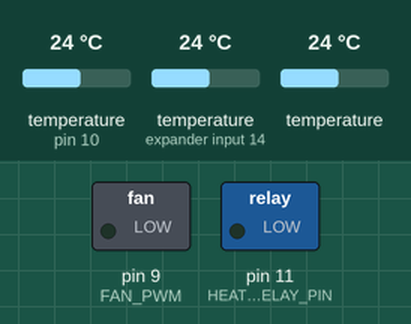
Recording of a program running on a simulated Arduino Pro Mini, built with avr-gcc and run on an emulated ATmega328P. On the bench: switched loads named in the program (green lamp = pin HIGH). The inputs (shaded band) are chosen by the test bench; at power-on: temperature (sensors on pin 10, expander input 14) 24 °C, temperature 24 °C. What the program prints to the serial monitor is not drawn.

Above: at 0.1 s.
At 7.1 s:
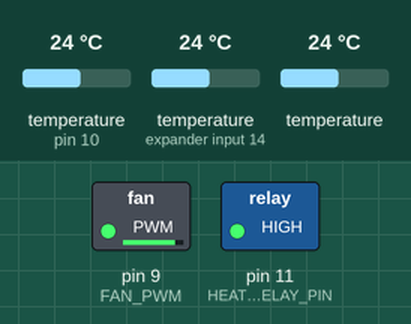
7.2 s: temperature (sensor on pin 10) set to 32.4 °C
11.6 s: temperature (sensor on pin 10) set to 33.6 °C
At 13.0 s:
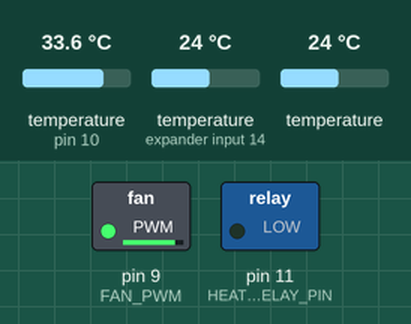
Timing chart, 0 to 14.6 s (numbered marks = the images above; inputs shaded):
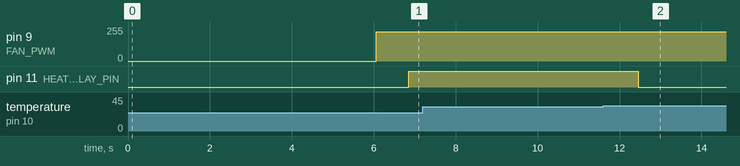

The program:

main.cpp
```cpp
/*
 * @file main.cpp
 *
 * This code works as a controller for box that is to keep its internal
 * temperature stable.
 *
 * @author Hans V. Rasmussen <angdeclo@gmail.com>
 */


// ##########################################
// ##              Includes                ##
// ##########################################

#include <Arduino.h>
#include <OneWire.h>
#include <ArduinoJson.h>
#include <Streaming.h>

#include "config.h"
#include "sensor_util.h"


// ##########################################
// ##   Objects and Function Declaraions   ##
// ##########################################

// Function that takes over the main loop and gives full control of the device.
void debugMode(SensorUtil *sensors, DeviceAddress devices[], uint8_t dev_elements);


// ##########################################
// ##                Setup                 ##
// ##########################################

// ===========
// Reconstructing main as found in
// https://github.com/arduino/ArduinoCore-avr/blob/master/cores/arduino/main.cpp
// ===========

// Declared weak in Arduino.h to allow user redefinitions.
int atexit(void (* /*func*/ )()) { return 0; }

// Weak empty variant initialization function.
// May be redefined by variant files.
void initVariant() __attribute__((weak));
void initVariant() { }

void setupUSB() __attribute__((weak));
void setupUSB() { }

int main(void)
{
	init();

	initVariant();

#if defined(USBCON)
	USBDevice.attach();
#endif

// ===========
// End of main reconstruction.
// ===========


    // ==== Serial ====
    Serial.begin(115200);
    Serial << "\nSerial initialized!\n\n\n";


    // ==== Local Variables ====
    bool relay_state = false;   // Bool which saves the current state of the relay.
    uint8_t fan_value = 220;    // Fan speed from 100 to 255. <100 is off.
    //const double temperature_setpoint = DESIRED_TEMPERATURE + TEMPERATURE_OFFSET;

    // Onewire initialization
    OneWire oneWire(10);  // on pin 10 (a 4.7K pull-up resistor is necessary).

    // Delay to allow us to turn on any logging scripts that we might have.
    delay(5000);


    // ==== OneWire sensors ====
    Serial << "Initializing OneWire sensors...\n";
    SensorUtil sensors(&oneWire);
    sensors.begin();

    struct
    {
        DeviceAddress inLower = SENSOR_INSIDE_LOWER;
        DeviceAddress inHigher = SENSOR_INSIDE_HIGHER;
        DeviceAddress outRef = SENSOR_OUTSIDE;
    } sensor;

    // Printing a short description of our sensors.
    Serial << "Device 0 Address: ";
    sensors.printAddress(sensor.inLower);
    Serial << "\nDevice 0 Description: Inside, low\n\n";

    Serial << "Device 1 Address: ";
    sensors.printAddress(sensor.inHigher);
    Serial << "\nDevice 1 Description: Inside, High\n\n";

    Serial << "Device 2 Address: ";
    sensors.printAddress(sensor.outRef);
    Serial << "\nDevice 2 Description: Outside, Reference\n\n\n";

    // set the resolution to 12 bit per device.
    // This results in <750ms reading time per sensor with
    // a resolution of 0.0625 degrees Celcius.
    sensors.setResolution(sensor.inLower, TEMPERATURE_PRECISION);
    sensors.setResolution(sensor.inHigher, TEMPERATURE_PRECISION);
    sensors.setResolution(sensor.outRef, TEMPERATURE_PRECISION);

    Serial << "Device 0 Resolution: " <<
            sensors.getResolution(sensor.inLower) << endl;
    Serial << "Device 1 Resolution: " <<
            sensors.getResolution(sensor.inHigher) << endl;
    Serial << "Device 2 Resolution: " <<
            sensors.getResolution(sensor.outRef) << endl;

    Serial << "OneWire sensors initialized!" << "\n\n";

    // ==== Exponential moving average setup ====
    float tempC_avg = ((sensors.getTempC(sensor.inLower)
                    + sensors.getTempC(sensor.inHigher))/2);

    // ==== Fan Control ====
    // Initialize PWM pin as PWM output.
    pinMode(FAN_PWM, OUTPUT);

    // ==== Heat Relay Control ====
    // Initialize IO pin as output.
    pinMode(HEAT_RELAY_PIN, OUTPUT);

    // Give advice on how to enter debugging more, and wait a second so the
    // user will have chance to read it.
    Serial << "For debugMode please press anykey.\n\n\n";
    delay(1000);

    // Turn on the fan. For now we'll just keep it constant.
    analogWrite(FAN_PWM, fan_value);


// ##########################################
// ##              Main Loop               ##
// ##########################################

	for (;;)
    {
        // Check if the user wants to enter debugmode.
        if (Serial.available() > 0)
        {
            DeviceAddress devices[] = { *sensor.inLower, *sensor.inHigher,
                                        *sensor.outRef};
            debugMode(&sensors, devices, 3);
        }

        // Read all the sensors, and find the mean of the inside sensors.
        sensors.requestTemperatures();
        float tempC_S0 = sensors.getTempC(sensor.inLower);
        float tempC_S1 = sensors.getTempC(sensor.inHigher);
        float tempC_S2 = sensors.getTempC(sensor.outRef);
        tempC_avg = (MOVING_WINDOW_ALPHA * ((tempC_S0 + tempC_S1)/2))
                    + ((1.0 - MOVING_WINDOW_ALPHA) * tempC_avg);

        // This is the actual control algorithm.
        // For now it simply turns the heating element on when the temperature.
        // falls below a deviation defined by the user,
        // and turns it off again once it surpasses this same deviation.
        if (tempC_avg < (DESIRED_TEMPERATURE - TEMPERATURE_DEVIATION))
        {
        digitalWrite(HEAT_RELAY_PIN, HIGH);
        relay_state = true;
        }
        else if (tempC_avg >= (DESIRED_TEMPERATURE + TEMPERATURE_DEVIATION))
        {
        digitalWrite(HEAT_RELAY_PIN, LOW);
        relay_state = false;
        }

        // Debugging and logging - Creates a JSON document and sends it over Serial.
        // This piece of code is mostly autogenerated using the ArduinoJson
        // Assistant: https://arduinojson.org/v6/assistant/
        // The following piece of JSON is used in step 2:
        /*
        {
        "ms": 1000000,
        "sensors": [
        {
        "sensor01": 00.000,
        "sensor02": 00.000,
        "sensor03": 00.000
        }
        ],
        "sensorMean": 00.000,
        "fan": 255,
        "heatingElement": 0
        }
        */
        StaticJsonDocument<96> doc;

        doc["ms"] = millis();
        JsonObject sensors_0 = doc["sensors"].createNestedObject();
        sensors_0["sensor00"] = tempC_S0;
        sensors_0["sensor01"] = tempC_S1;
        sensors_0["sensor02"] = tempC_S2;
        doc["sensorMean"] = tempC_avg;
        doc["fan"] = fan_value;
        doc["heatingElement"] = relay_state;

        serializeJson(doc, Serial);
        Serial.println();

        // From
        // https://github.com/arduino/ArduinoCore-avr/blob/master/cores/arduino/main.cpp
		if (serialEventRun) serialEventRun();
    }
    return 0;
}


// ##########################################
// ##               Functions              ##
// ##########################################

// Function that takes over the main loop and gives full control of the device.
void debugMode(SensorUtil *sensors, DeviceAddress devices[], uint8_t dev_elements)
{
    int debugmode_enabled = true;
    char rx_byte = 0;

    // Clear any input we might have
    if (Serial.available() > 0)
    {
        rx_byte = Serial.read();
    }

    // Print the table of choices, read the input, and decide on what to do
    while (debugmode_enabled)
    {
        Serial.println("\nCommands:\n");
        Serial.println("\t1 - Read temperature\n");
        Serial.println("\t2 - Set PWM\n");
        Serial.println("\t3 - Change relay state to on\n");
        Serial.println("\t4 - Change relay state to off\n");
        Serial.println("\t5 - Scan for OneWire sensors\n");
        Serial.println("\t0 - Exit debugMode and return to normal operation\n");
        Serial.println("Choice: ");

        // Wait for user input
        while(Serial.available() == 0)
        {
            delay(100);
        }

        // Once the user has sent a command, read and save it. This does not
        // actually need an if-stament, but I like making safeties.
        if (Serial.available() > 0)     // is a character available?
        {
            rx_byte = Serial.read();      // get the character
            Serial.print(rx_byte);
            Serial.print("\n");

            // check whether the recieved byte was valid, and execute the command
            if (rx_byte == '1')
            {
                Serial << "\nReading temperature sensors. Press anykey to return.";
                bool read_temp = 1;
                while (read_temp)
                {
                    sensors->requestTemperatures();
                    for (uint8_t i = 0; i < dev_elements; i++)
                    {
                        sensors->printData(devices[i]);
                    }
                    Serial.println();

                    // Checks for a character so that we can break free of this
                    // while loop
                    char rx_byte_alt = 0;
                    if (Serial.available() > 0)         // is a character available?
                    {
                        rx_byte_alt = Serial.read();    // get the character
                        read_temp = 0;
                    }
                }
            }
            else if (rx_byte == '2')
            {
                char rx_byte_alt = 0;
                String rx_str_alt = "";
                bool read_str = 1;

                Serial.print("\nPlease input PWM between 100 to 255: ");

                while (read_str)
                {
                    if (Serial.available() > 0)         // is a character available?
                    {
                        rx_byte_alt = Serial.read();    // get the character

                        if (rx_byte_alt != '\n')
                        {
                            // a character of the string was received
                            rx_str_alt += rx_byte_alt;
                            Serial.print(rx_byte_alt);
                        }
                        else
                        {
                            Serial.print("\nSetting pwm to ");
                            Serial.println(rx_str_alt.toInt());
                            Serial.println();
                            Serial.println();
                            analogWrite(FAN_PWM, rx_str_alt.toInt());
                            read_str = 0;
                        }
                    }
                }
            }
            else if (rx_byte == '3')
            {
                Serial.println("\nTurning on the relay...");
                digitalWrite(HEAT_RELAY_PIN, HIGH);
            }
            else if (rx_byte == '4')
            {
                Serial.println("\nTurning off the relay...");
                digitalWrite(HEAT_RELAY_PIN, LOW);
            }
            else if (rx_byte == '5')
            {
                sensors->findDevices(ONE_WIRE_BUS);
                Serial.println("\n//\n// End oneWireSearch.ino //");
                Serial.println();
            }
            else if (rx_byte == '0')
            {
                debugmode_enabled = false;
            }
            else
            {
                Serial.println("Command not recognized!");
            }
        }
    }

}
```

sensor_util.h
```cpp
/*
 * @file sensor_util.h
 *
 *	This header includes a class used for project specific interfacing with the
 *  DS18B20 temperature sensors.
 *
 * @author Hans V. Rasmussen <angdeclo@gmail.com>
 */
#pragma once

#include <OneWire.h>
#include <DallasTemperature.h>
#include "config.h"


class SensorUtil : public DallasTemperature
{
    public:
        using DallasTemperature::DallasTemperature;

        // Function to read out onewire addresses
        void printAddress(DeviceAddress deviceAddress);

        // Function to print the temperature for a onewire device
        void printTemperature(DeviceAddress deviceAddress);

        // Function to print the address and temperature for a onewire device
        void printData(DeviceAddress deviceAddress);

        // Function which searches the OneWire bus and prints results
        uint8_t findDevices(int pin);

    protected:
    private:
};
```

sensor_util.cpp
```cpp
#include "sensor_util.h"


void SensorUtil::printAddress(DeviceAddress deviceAddress)
{
    for (uint8_t i = 0; i < 8; i++)
    {
        if (deviceAddress[i] < 16) Serial.print("0");
        Serial.print(deviceAddress[i], HEX);
        Serial.print(" ");
    }
};


void SensorUtil::printTemperature(DeviceAddress deviceAddress)
{
    float tempC = getTempC(deviceAddress);
    if(tempC == DEVICE_DISCONNECTED_C)
    {
        Serial.println("Error: Could not read temperature data");
        return;
    }
    Serial.print("Temp C: ");
    Serial.print(tempC);
    Serial.print(" Temp F: ");
    Serial.print(DallasTemperature::toFahrenheit(tempC));
};


void SensorUtil::printData(DeviceAddress deviceAddress)
{
    Serial.print("Device Address: ");
    printAddress(deviceAddress);
    Serial.print(" ");
    printTemperature(deviceAddress);
    Serial.println();
};


uint8_t SensorUtil::findDevices(int pin)
{
    OneWire ow(pin);

    uint8_t address[8];
    uint8_t count = 0;


    if (ow.search(address))
    {
        Serial.print("\nuint8_t pin");
        Serial.print(pin, DEC);
        Serial.println("[][8] = {");
        do {
            count++;
            Serial.println("  {");
            for (uint8_t i = 0; i < 8; i++)
            {
                Serial.print("0x");
                if (address[i] < 0x10) Serial.print("0");
                Serial.print(address[i], HEX);
                if (i < 7) Serial.print(", ");
            }
            Serial.println("  },");
        } while (ow.search(address));

        Serial.println("};");
        Serial.print("// nr devices found: ");
        Serial.println(count);
    }
    return count;
};
```

config.h
```cpp
/*
 * @file config.h
 *
 *	Includes common configuration.
 *
 * @author Hans V. Rasmussen <angdeclo@gmail.com>
 */
#pragma once

#include <DallasTemperature.h>

// ##########################################
// ##               Settings               ##
// ##########################################
/*
 * This section defines the settings for the program, such as pin numbers and
 * operation modi.
 * For tuning the device, one would change DESIRED_TEMPERATURE and
 * TEMPERATURE_DEVIATION. As the heating element is rather quick to heat up
 * but needs a lot of time to cool down, the TEMPERATURE_OFFSET should be set
 * to the difference between the wanted value and average measured value.
 * If the measured value is lower than the wanted, then TEMPERATURE_OFFSET
 * needs to be positive.
*/

// Desired temperature in degrees celsius.
const double DESIRED_TEMPERATURE = 27;

// How much deviation (+-DESIRED_TEMPERATURE) is allowed before correcting.
const double TEMPERATURE_DEVIATION = 0.05;

// Offset from the desired temperature and average measured temperature,
// found by using the Graph_Plotter.py
const double TEMPERATURE_OFFSET = -0.4;

// Exponential moving window for evening out spikes in the temperature
// measurement.
#define MOVING_WINDOW_ALPHA     0.166

// Pin for onewire interface. The sensors are installed in series running
// without parasitic power.
#define ONE_WIRE_BUS            10

// Precision of the temperature sensor
// 09 equals a precision of 0.5C and measurement time <93.75ms
// 10 equals a precision of 0.25C and measurement time <187.5ms
// 11 equals a precision of 0.125C and measurement time <375ms
// 12 equals a precision of 0.0625C and measurement time <750ms
#define TEMPERATURE_PRECISION   12

// Pin on which to run the PWM for the motor controller in charge of the fan.
// The H-bridge is hard-wired.
#define FAN_PWM                 9

// Pin controlling the relay in charge of the heating element.
#define HEAT_RELAY_PIN          11

// Addresses for the sensors
#define SENSOR_INSIDE_LOWER     {0x28, 0x69, 0xA1, 0x69, 0x35, 0x19, 0x01, 0x5D}
#define SENSOR_INSIDE_HIGHER    {0x28, 0xD5, 0x55, 0x6B, 0x35, 0x19, 0x01, 0x99}
#define SENSOR_OUTSIDE          {0x28, 0x96, 0x5F, 0xE3, 0x22, 0x20, 0x01, 0x62}
```

Measured:
- the behaviour switches between 33.2 and 33.3 °C on temperature (sensor on pin 10) (found by bisection; images 1 and 2)
- after the input at 7.2 s, every drawn part: stays the same
- after the input at 11.6 s, pin 11 (HEAT_RELAY_PIN): HIGH → LOW after 0.86 s instead of 1.7 s
